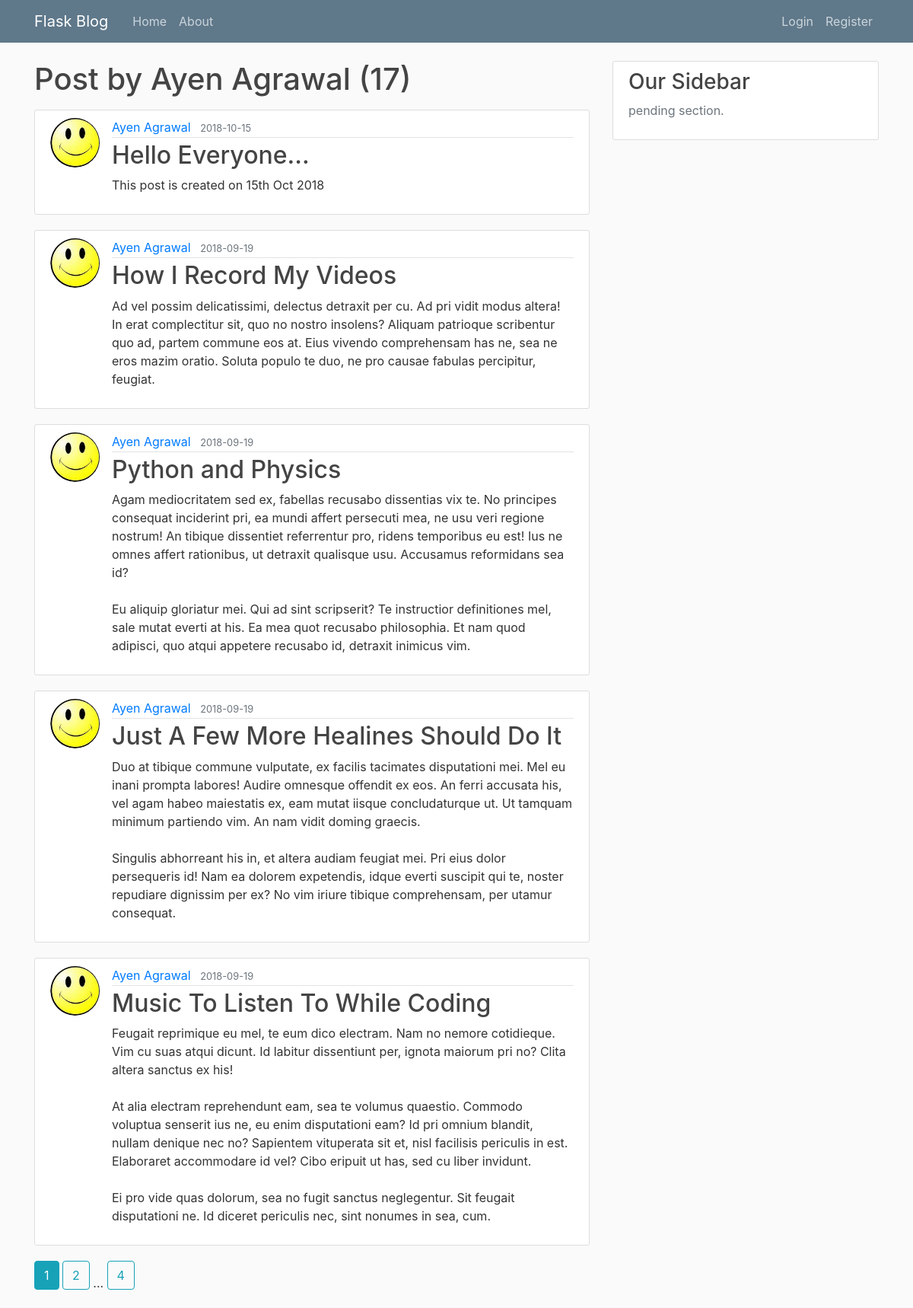
/user/Ayen Agrawal, run on the app's committed database.
### flaskblog/models.py (models this page shows, shortened)
class User(db.Model, UserMixin):
    id = db.Column(db.Integer, primary_key=True)
    username = db.Column(db.String(20), unique=True, nullable=False)
    email = db.Column(db.String(120), unique=True, nullable=False)
    image_file = db.Column(db.String(20), nullable=False, default='default.jpg')
    password = db.Column(db.String(60), nullable=False)
    posts = db.relationship('Post', backref='author', lazy=True)

class Post(db.Model):
    id = db.Column(db.Integer, primary_key=True)
    title = db.Column(db.String(100), nullable=False)
    date_posted = db.Column(db.DateTime, nullable=False, default=datetime.utcnow)
    content = db.Column(db.Text, nullable=False)
    user_id = db.Column(db.Integer, db.ForeignKey('user.id'), nullable=False)

### flaskblog/posts/routes.py (the view)
@posts.route('/user/<string:username>')
def user_posts(username):
    page = request.args.get('page', 1, type=int)
    user = User.query.filter_by(username=username).first_or_404()
    posts = Post.query.filter_by(author=user)\
        .order_by(Post.date_posted.desc())\
        .paginate(per_page=5, page=page)
    return render_template('user_post.html', posts=posts, user=user)

### flaskblog/templates/user_post.html
{% extends "layout.html" %}
{% block content %}
  <h1 class="mb-3">Post by {{ user.username }} ({{ posts.total }})</h1>
	{% for post in posts.items %}
		<article class="media content-section">
        <img class="rounded-circle article-img" src="{{ url_for('static', filename='profile_pics/'+post.author.image_file) }}">
  			<div class="media-body">
    			<div class="article-metadata">
      				<a class="mr-2" href="{{url_for('posts.user_posts', username=post.author.username)}}">{{ post.author.username }}</a>
      				<small class="text-muted">{{ post.date_posted.strftime('%Y-%m-%d') }}</small>
    			</div>
    			<h2><a class="article-title" href="{{ url_for('posts.post',post_id=post.id) }}">{{ post.title }}</a></h2>
    			<p class="article-content">{{ post.content }}</p>
  			</div>
		</article>
	{% endfor %}
  {% for page_num in posts.iter_pages(left_edge=1,right_edge=1,left_current=1,right_current=2) %}
     {% if page_num %}
      {% if posts.page == page_num %}
        <a class="btn btn-info mb-4" href="{{url_for('posts.user_posts', username=user.username, page=page_num)}}">{{ page_num }}</a>
      {% else %}
        <a class="btn btn-outline-info mb-4" href="{{url_for('posts.user_posts', username=user.username, page=page_num)}}">{{ page_num }}</a>
      {% endif %}
     {% else %}
      ...
     {% endif %}
  {% endfor %}
{% endblock content %}

### flaskblog/templates/layout.html (shortened to what this page needs)
<!DOCTYPE html>
<html>
<head>
    <link rel="stylesheet" href="https://maxcdn.bootstrapcdn.com/bootstrap/4.0.0/css/bootstrap.min.css">
    <link rel="stylesheet" type="text/css" href="{{ url_for('static', filename='main.css') }}">
</head>
<body>
	<header class="site-header">
  		<nav class="navbar navbar-expand-md navbar-dark bg-steel fixed-top">
    	<div class="container">
      	<a class="navbar-brand mr-4" href="/">Flask Blog</a>
      	<div class="collapse navbar-collapse" id="navbarToggle">
        	<div class="navbar-nav mr-auto">
          	<a class="nav-item nav-link" href="{{ url_for('main.home')}}">Home</a>
          	<a class="nav-item nav-link" href="{{ url_for('main.about') }}">About</a>
        	</div>
        	<div class="navbar-nav">
            {% if current_user.is_authenticated %}
              <a class="nav-item nav-link" href="{{ url_for('posts.new_post') }}">New Post</a>
              <a class="nav-item nav-link" href="{{ url_for('users.account') }}">Account</a>
              <a class="nav-item nav-link" href="{{ url_for('users.logout') }}">Logout</a>
            {% else %}
          		<a class="nav-item nav-link" href="{{ url_for('users.login') }}">Login</a>
          		<a class="nav-item nav-link" href="{{ url_for('users.register') }}">Register</a>
            {% endif %}
        	</div>
      	</div>
    	</div>
  		</nav>
	</header>
	<main role="main" class="container">
  		<div class="row">
    		<div class="col-md-8">
      			{% block content %}{% endblock %}
    		</div>
    		<div class="col-md-4">
      			<div class="content-section">
        			<h3>Our Sidebar</h3>
        			<p class='text-muted'>pending section.
        			</p>
      			</div>
    		</div>
  	  </div>
	</main>
</body>
</html>

### flaskblog/static/main.css (style rules this page uses)
body { background: #fafafa; color: #333333; margin-top: 5rem; }
h1, h2, h3, h4, h5, h6 { color: #444444; }
.bg-steel { background-color: #5f788a; }
.site-header .navbar-nav .nav-link { color: #cbd5db; }
.content-section { background: #ffffff; padding: 10px 20px; border: 1px solid #dddddd; border-radius: 3px; margin-bottom: 20px; }
.article-title { color: #444444; }
.article-content { white-space: pre-line; }
.article-img { height: 65px; width: 65px; margin-right: 16px; }
.article-metadata { padding-bottom: 1px; margin-bottom: 4px; border-bottom: 1px solid #e3e3e3 }

### data on the page
User: username "Ayen Agrawal"
Post: image_file (picture), author.username "Ayen Agrawal", date_posted "2018-10-15", title "Hello Everyone...", content "This post is created on 15th Oct 2018"
Post: image_file (picture), author.username "Ayen Agrawal", date_posted "2018-09-19", title "How I Record My Videos", content "Ad vel possim delicatissimi, delectus detraxit per cu. Ad pri vidit modus altera! In erat complectitur sit, quo no nostro insolens? Aliquam patrioque scribentur quo ad, partem commune eos at. Eius vivendo comprehensam has ne, sea ne eros mazim oratio. Soluta populo te duo, ne pro causae fabulas percipitur, feugiat."
Post: image_file (picture), author.username "Ayen Agrawal", date_posted "2018-09-19", title "Python and Physics", content "Agam mediocritatem sed ex, fabellas recusabo dissentias vix te. No principes consequat inciderint pri, ea mundi affert persecuti mea, ne usu veri regione nostrum! An tibique dissentiet referrentur pro, ridens temporibus eu est! Ius ne omnes affert rationibus, ut detraxit qualisque usu. Accusamus reformidans sea id? Eu aliquip gloriatur mei. Qui ad sint scripserit? Te instructior definitiones mel, sale mutat everti at his. Ea mea quot recusabo philosophia. Et nam quod adipisci, quo atqui appetere recusabo id, detraxit inimicus vim."
Post: image_file (picture), author.username "Ayen Agrawal", date_posted "2018-09-19", title "Just A Few More Healines Should Do It", content "Duo at tibique commune vulputate, ex facilis tacimates disputationi mei. Mel eu inani prompta labores! Audire omnesque offendit ex eos. An ferri accusata his, vel agam habeo maiestatis ex, eam mutat iisque concludaturque ut. Ut tamquam minimum partiendo vim. An nam vidit doming graecis. Singulis abhorreant his in, et altera audiam feugiat mei. Pri eius dolor persequeris id! Nam ea dolorem expetendis, idque everti suscipit qui te, noster repudiare dignissim per ex? No vim iriure tibique comprehensam, per utamur consequat."
Post: image_file (picture), author.username "Ayen Agrawal", date_posted "2018-09-19", title "Music To Listen To While Coding", content "Feugait reprimique eu mel, te eum dico electram. Nam no nemore cotidieque. Vim cu suas atqui dicunt. Id labitur dissentiunt per, ignota maiorum pri no? Clita altera sanctus ex his! At alia electram reprehendunt eam, sea te volumus quaestio. Commodo voluptua senserit ius ne, eu enim disputationi eam? Id pri omnium blandit, nullam denique nec no? Sapientem vituperata sit et, nisl facilisis periculis in est. Elaboraret accommodare id vel? Cibo eripuit ut has, sed cu liber invidunt. Ei pro vide quas dolorum, sea no fugit sanctus neglegentur. Sit feugait disputationi ne. Id diceret periculis nec, sint nonumes in sea, cum."

### other printed values
{{ posts.total }} "17"
{{ page_num }} "1"
{{ page_num }} "2" "4"
